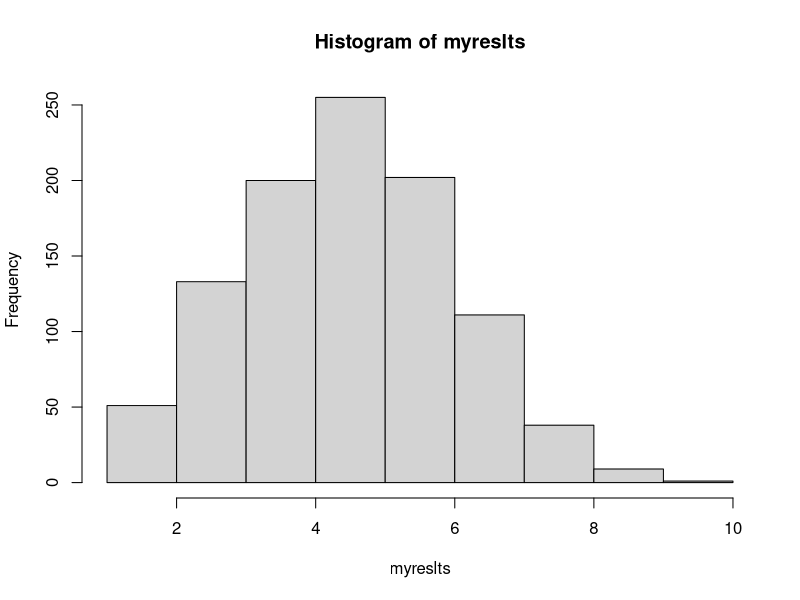

The R source for this figure:
## ---- chunk 1

## ---- chunk 2

myGuess <- function(){
  guess <- ifelse(runif(1, min=0, max=1) >=0.5, 'Before', 'After')
  return(guess)
}
myGuess() 

## ---- chunk 3

## ---- chunk 4

myGuesses <- function(n){
  
  guessout <- rep(NA, n)
  for(i in 1:n){
    guessout[i] <- myGuess()
  }
  
  return(guessout)
  
}

myGuesses(10)

## ---- chunk 5

## ---- chunk 6

myTest <- function(truecups, guesscups){
  return(sum(truecups == guesscups))
}

myTest(c(rep("Before",5), rep("After",5)), myGuesses(10))

## ---- chunk 7

## ---- chunk 8

myExperiment <- function(n){
  
  refcups <- sample(c(rep("Before",n/2), rep("After",n/2)))
  return(myTest(refcups, myGuesses(10)))
  
}

myExperiment(10)

## ---- chunk 9

## ---- chunk 10

B = 1000
n = 10

myreslts <- rep(NA, B)
for(b in 1:B){
  myreslts[b] <- myExperiment(n)
}

hist(myreslts)

## ---- chunk 11

table(myreslts)/B
cumsum(table(myreslts))/B

